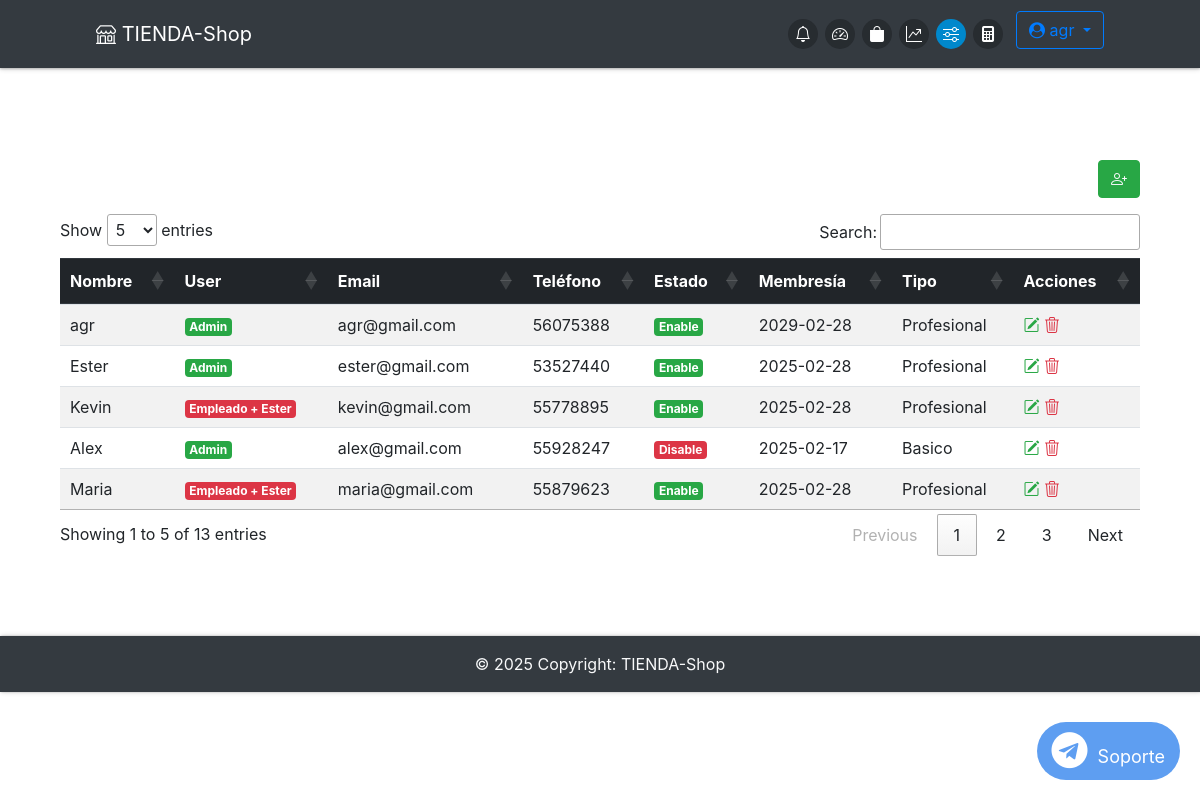
/admin/configuracion (signed in), run on the app's committed database.
### app/db_models.py (models this page shows, shortened)
class User(UserMixin, db.Model):
    __tablename__ = "users"
    id = db.Column(db.Integer, primary_key=True)
    name = db.Column(db.Text, nullable=False)
    email = db.Column(db.String(50), nullable=False, unique=True)
    phone = db.Column(db.String(50), nullable=False)
    password = db.Column(db.String(250), nullable=False)
    admin = db.Column(db.Integer, nullable=False, default=0)
    email_confirmed = db.Column(db.Integer, nullable=False, default=1)
    created_by = db.Column(db.Integer, db.ForeignKey('users.id'), nullable=True)  # ID del creador
    registration_date = db.Column(db.DateTime, default=lambda: datetime.now(timezone.utc))  # Fecha de registro
    membership_expiration = db.Column(db.DateTime, nullable=True)  # Fecha de vencimiento de membresía
    membership_id = db.Column(db.Integer, db.ForeignKey('memberships.id'), nullable=False)  # Relación con membresía
    membership = db.relationship('Membership', backref='users')
    employees = db.relationship('User', backref='creator', remote_side=[id], lazy='select')  # Relación empleados
    cart = db.relationship('Cart', backref='buyer')
    orders = db.relationship("Order", backref='customer', foreign_keys="[Order.uid]")  # Relación con clave foránea especificada

class Membership(db.Model):
    __tablename__ = 'memberships'
    id = db.Column(db.Integer, primary_key=True)
    name = db.Column(db.String(50), nullable=False, unique=True)
    max_employees = db.Column(db.Integer, nullable=False)
    max_items = db.Column(db.Integer, nullable=False)

### app/admin/routes.py (the view, shortened to what this page needs)
@admin.route('/configuracion', methods=['GET'])
def configuracion():
    admin_alias = aliased(User)
    memberships = Membership.query.all()
    if current_user.id == 1:  # Supongamos que el superadmin tiene ID 1
        users = db.session.query(
            User,  # El usuario actual
            admin_alias.name.label('creator_name')  # Nombre del creador
        ).outerjoin(
            admin_alias, User.created_by == admin_alias.id  # Relacionar creado_por con ID del administrador
        ).options(joinedload(User.membership)).all()  # Cargar la relación membership
    user_data = [
        {
            'id': user.id,
            'name': user.name,
            'email': user.email,
            'admin': user.admin,
            'phone': user.phone,
            'password': user.password,
            'email_confirmed': user.email_confirmed,
            'created_by': user.created_by,
            'registration_date': user.registration_date,
            'membership_expiration': user.membership_expiration,
            'membership_id': user.membership_id,  # Para que se seleccione la membresía en el modal
            'membership': user.membership,  # Incluir la membresía en los datos
            'creator_name': creator_name if creator_name else 'Sin Admin'
        }
        for user, creator_name in users
    ]
    return render_template('admin/configuracion.html', users=user_data, memberships=memberships, user=current_user)

### app/__init__.py (called while the page is built)
@app.context_processor
def inject_now():
	return {'now': datetime.now(timezone.utc)}

@login_manager.user_loader
def load_user(user_id):
	return User.query.get(user_id)

@app.after_request
def add_no_cache_headers(response):
    response.headers["Cache-Control"] = "no-store, no-cache, must-revalidate, max-age=0"
    response.headers["Pragma"] = "no-cache"
    response.headers["Expires"] = "-1"
    return response

### app/admin/templates/admin/configuracion.html (shortened to what this page needs)
{% extends "admin/base.html" %}
{% block content %}
<div class="container-fluid">
    <div class="d-flex justify-content-end mb-3">
        <div class="add-new btn-success btn">
           <a href="{{ url_for('register') }}" data-toggle="tooltip" title="Añadir Empleado" class="text-light">
              <i class="bi bi-person-plus"></i>
           </a>
        </div>
      </div>
    <div class="table-responsive">
        <table id="userTable" class="table table-striped table-hover">
            <thead class="thead-dark">
                <tr>
                    <th>Nombre</th>
                    <th>User</th>
                    <th>Email</th>
                    <th>Teléfono</th>
                    <th>Estado</th>
                    <th>Membresía</th>
                    <th>Tipo</th>
                    <th>Acciones</th>
                </tr>
            </thead>
            <tbody id="userTableBody">
                {% for user in users %}
                <tr>
                    <td>{{ user.name }}</td>
                    <td>
                        <span class="badge {{ 'badge-success' if user.admin else 'badge-danger' }}">
                            {% if current_user.id == 1 and not user.admin %}
                                Empleado + {{ user['creator_name'] if user['creator_name'] else 'Sin Admin' }}
                            {% else %}
                                {{ 'Admin' if user.admin else 'Empleado' }}
                            {% endif %}
                        </span>
                    </td>
                    <td>{{ user.email }}</td>
                    <td>{{ user.phone }}</td>
                    <td>
                        <span class="badge {{ 'badge-success' if user.email_confirmed else 'badge-danger' }}">
                            {{ 'Enable' if user.email_confirmed else 'Disable' }}
                        </span>
                    </td>
                    <td>
                        {% if user.membership_expiration %}
                            {{ user.membership_expiration.strftime('%Y-%m-%d') }}
                        {% else %}
                            Sin Membresía
                        {% endif %}
                    </td>
                    <td>
                        {% if user.membership %}
                            {{ user.membership.name }}
                        {% else %}
                            Sin Membresía
                        {% endif %}
                    </td>
                    <td>
                        <a href="#" class="edit-user" data-id="{{ user.id }}" data-name="{{ user.name }}" data-email="{{ user.email }}"
                            data-phone="{{ user.phone }}" data-membership-expiration="{{ user.membership_expiration }}"
                            data-membership-id="{{ user.membership_id }}">
                            <i class="bi bi-pencil-square text-success"></i>
                        </a>
                        <a href="{{ url_for('admin.delete_user', id=user.id) }}" onclick="return confirm('¿Estás seguro de que deseas eliminar al usuario {{ user.name }}?');"><i class="bi bi-trash3 text-danger"></i></a>
                    </td>
                </tr>
                {% endfor %}
            </tbody>
        </table>
    </div>
</div>
{% endblock %}

### app/admin/templates/admin/base.html (shortened to what this page needs)
{% import "bootstrap/wtf.html" as wtf %}
<!DOCTYPE html>
<html lang="en">
<head>
  <link rel="stylesheet" href="https://maxcdn.bootstrapcdn.com/bootstrap/4.0.0/css/bootstrap.min.css"
>
  <link href="https://cdn.jsdelivr.net/gh/gitbrent/bootstrap4-toggle@3.6.1/css/bootstrap4-toggle.min.css"
    rel="stylesheet">
  <link rel="stylesheet" type="text/css" href="{{ url_for('static', filename='styles.css') }}">
  <link rel="stylesheet" href="https://cdnjs.cloudflare.com/ajax/libs/font-awesome/4.7.0/css/font-awesome.min.css">
  <link rel="stylesheet" href="https://cdn.jsdelivr.net/npm/bootstrap-icons@1.11.3/font/bootstrap-icons.min.css">
  <link rel="stylesheet" type="text/css" href="https://cdn.datatables.net/1.11.3/css/jquery.dataTables.css">
  <link href="https://cdn.jsdelivr.net/npm/bootstrap-switch-button/css/bootstrap-switch-button.min.css" rel="stylesheet">
  </head>
<body>
<nav class="navbar navbar-dark bg-dark fixed-top">
  <a class="navbar-brand" href="{{ url_for('home') }}" data-toggle="tooltip" title="Inicio">
      <i class="bi bi-shop"></i> TIENDA-Shop
    </a>
  <ul class="navbar-nav d-flex flex-row">
    {% if not current_user.is_authenticated %}
    <li class="nav-item {% if request.endpoint == 'login' %}active{% endif %}">
      <a class="nav-link" href="{{ url_for('login') }}" data-toggle="tooltip" title="Iniciar Sesión">
        <div class="icon-circle">
          <i class="bi bi-box-arrow-in-right"></i>
        </div>
      </a>
    </li>
    {% else %}
    <li class="nav-item {% if request.endpoint == 'orders' %}active{% endif %}">
      <a class="nav-link" href="{{ url_for('orders') }}" data-toggle="tooltip" title="Órdenes">
        <div class="icon-circle">
          <i class="bi bi-bell"></i>
        </div>
      </a>
    </li>
    <li class="nav-item {% if request.endpoint == 'admin.dashboard' %}active{% endif %}">
      <a class="nav-link" href="{{ url_for('admin.dashboard') }}" data-toggle="tooltip" title="Dashboard">
        <div class="icon-circle">
          <i class="bi bi-speedometer2"></i>
        </div>
      </a>
    </li>
    <li class="nav-item {% if request.endpoint == 'admin.items' %}active{% endif %}">
      <a class="nav-link" href="{{ url_for('admin.items') }}" data-toggle="tooltip" title="Productos">
        <div class="icon-circle">
          <i class="bi bi-bag-fill"></i>
        </div>
      </a>
    </li>
    <li class="nav-item {% if request.endpoint == 'admin.statictics' %}active{% endif %}">
      <a class="nav-link" href="{{ url_for('admin.statictics') }}" data-toggle="tooltip" title="Estadísticas">
        <div class="icon-circle">
          <i class="bi bi-graph-up-arrow"></i>
        </div>
      </a>
    </li>
    <li class="nav-item {% if request.endpoint == 'admin.configuracion' %}active{% endif %}">
      <a class="nav-link" href="{{ url_for('admin.configuracion') }}" data-toggle="tooltip" title="Configuración">
        <div class="icon-circle">
          <i class="bi bi-sliders"></i>
        </div>
      </a>
    </li>
    <li class="nav-item mr-2">
      <a class="nav-link" data-toggle="modal" data-target="#fullScreenModal"
        data-toggle="tooltip" title="Calculadora">
        <div class="icon-circle">
          <i class="bi bi-calculator-fill"></i>
        </div>
      </a>
    </li>
    <div class="dropdown ml-auto">
      <a class="btn btn-outline-primary dropdown-toggle" href="#" id="navbarDropdown" role="button" data-toggle="dropdown" aria-haspopup="true" aria-expanded="false">
        <i class="fa fa-user-circle"></i> {{ current_user.name }}
      </a>
    </div>
    {% endif %}
  </ul>
</nav>
  <div class="container">
    <div class="main">
      {% block content %}
      {% endblock %}
      <a href="https://t.me/soporte" target="_blank" class="telegram-float">
      <i class="fa fa-telegram fa-2x"></i> Soporte
      </a>
    </div>
  </div>
  <footer class="bg-dark text-center text-lg-start text-light">
    <div class="text-center p-3">
      © {{ now.year }} Copyright:
      TIENDA-Shop
    </div>
  </footer>
</body>
</html>

### app/static/styles.css (style rules this page uses)
.main { padding: 10vh 0; }
.navbar { padding: .7rem 6rem; box-shadow: 0 1px 2px 0 rgba(0, 0, 0, 0.2), 0 1px 5px 0 rgba(0, 0, 0, 0.19); }
footer { box-shadow: 1px 0 2px 0 rgba(0, 0, 0, 0.2), 1px 0 5px 0 rgba(0, 0, 0, 0.19); }
.telegram-float { position: fixed; bottom: 20px; right: 20px; background-color: #5e9ef1; color: #fff; text-align: center; border-radius: 50px; box-shadow: 2px 2px 10px rgba(0, 0, 0, 0); padding: 10px 15px; font-size: 18px; z-index: 9999; text-decoration: none; transition: opacity 0.3s ease, transform 0.3s ease; opacity: 1; }
.telegram-float i { margin-right: 5px; }
body { padding-top: 80px; }
.navbar { position: absolute; top: 0; z-index: 1050; }
.icon-circle { width: 30px; height: 30px; display: flex; align-items: center; justify-content: center; border-radius: 50%; background-color: rgba(3, 3, 3, 0.26); color: white; margin: 0 2px; transition: background-color 0.3s, color 0.3s; }
.nav-item.active .icon-circle { background-color: #0088cc; color: white; }
.navbar-nav { gap: 3px; }

### data on the page
User: name "agr", admin "Admin", email "agr@gmail.com", phone "56075388", email_confirmed "Enable", membership_expiration "2029-02-28", membership.name "Profesional"
User: name "Ester", admin "Admin", email "ester@gmail.com", phone "53527440", email_confirmed "Enable", membership_expiration "2025-02-28", membership.name "Profesional"
User: name "Kevin", name "Ester", email "kevin@gmail.com", phone "55778895", email_confirmed "Enable", membership_expiration "2025-02-28", membership.name "Profesional"
User: name "Alex", admin "Admin", email "alex@gmail.com", phone "55928247", email_confirmed "Disable", membership_expiration "2025-02-17", membership.name "Basico"
User: name "Maria", name "Ester", email "maria@gmail.com", phone "55879623", email_confirmed "Enable", membership_expiration "2025-02-28", membership.name "Profesional"
